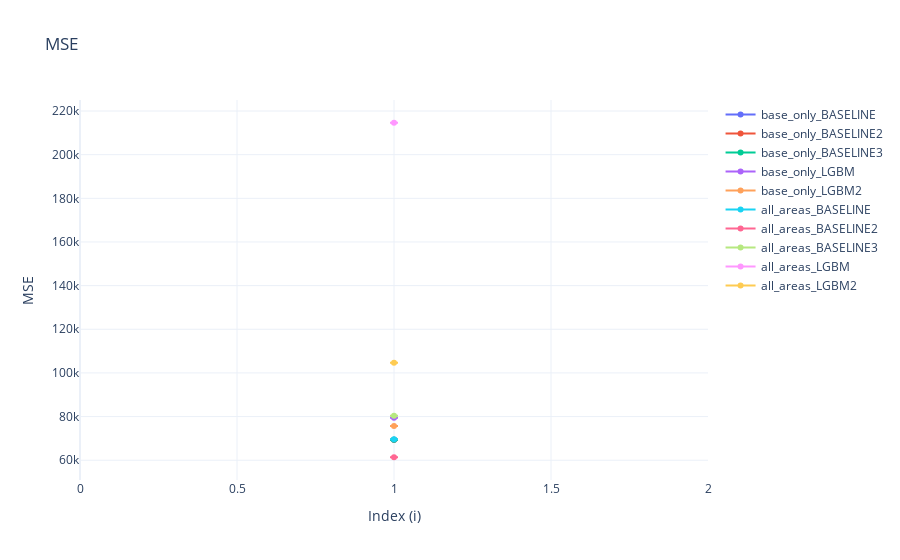

The notebook cell this image was saved under:
### Code cell
plot.plot_metrics('MSE', 'MSE')

### Figure 1 — Plotly figure (JSON) as saved in the notebook; plotly's stock layout.template omitted (floating-point values rounded to 4 significant figures)
{"data": [{"error_y": {"array": [0], "type": "data", "visible": true}, "mode": "markers+lines", "name": "base_only_BASELINE", "type": "scatter", "x": [1], "y": [69370.0]}, {"error_y": {"array": [0], "type": "data", "visible": true}, "mode": "markers+lines", "name": "base_only_BASELINE2", "type": "scatter", "x": [1], "y": [69360.0]}, {"error_y": {"array": [0], "type": "data", "visible": true}, "mode": "markers+lines", "name": "base_only_BASELINE3", "type": "scatter", "x": [1], "y": [69370.0]}, {"error_y": {"array": [0], "type": "data", "visible": true}, "mode": "markers+lines", "name": "base_only_LGBM", "type": "scatter", "x": [1], "y": [79450.0]}, {"error_y": {"array": [0], "type": "data", "visible": true}, "mode": "markers+lines", "name": "base_only_LGBM2", "type": "scatter", "x": [1], "y": [75650.0]}, {"error_y": {"array": [0], "type": "data", "visible": true}, "mode": "markers+lines", "name": "all_areas_BASELINE", "type": "scatter", "x": [1], "y": [69560.0]}, {"error_y": {"array": [0], "type": "data", "visible": true}, "mode": "markers+lines", "name": "all_areas_BASELINE2", "type": "scatter", "x": [1], "y": [61360.0]}, {"error_y": {"array": [0], "type": "data", "visible": true}, "mode": "markers+lines", "name": "all_areas_BASELINE3", "type": "scatter", "x": [1], "y": [80360.0]}, {"error_y": {"array": [0], "type": "data", "visible": true}, "mode": "markers+lines", "name": "all_areas_LGBM", "type": "scatter", "x": [1], "y": [214600.0]}, {"error_y": {"array": [0], "type": "data", "visible": true}, "mode": "markers+lines", "name": "all_areas_LGBM2", "type": "scatter", "x": [1], "y": [104600.0]}], "layout": {"title": {"text": "MSE"}, "xaxis": {"title": {"text": "Index (i)"}}, "yaxis": {"title": {"text": "MSE"}}}}
